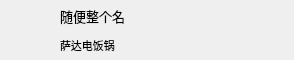
<?xml version="1.0" encoding="UTF-8"?>
<ui version="4.0">
 <class>UserItem</class>
 <widget class="QWidget" name="UserItem">
  <property name="geometry">
   <rect>
    <x>0</x>
    <y>0</y>
    <width>294</width>
    <height>60</height>
   </rect>
  </property>
  <property name="minimumSize">
   <size>
    <width>294</width>
    <height>60</height>
   </size>
  </property>
  <property name="maximumSize">
   <size>
    <width>294</width>
    <height>60</height>
   </size>
  </property>
  <property name="windowTitle">
   <string>Form</string>
  </property>
  <widget class="QPushButton" name="pb_icon">
   <property name="geometry">
    <rect>
     <x>5</x>
     <y>5</y>
     <width>50</width>
     <height>50</height>
    </rect>
   </property>
   <property name="text">
    <string/>
   </property>
   <property name="iconSize">
    <size>
     <width>50</width>
     <height>50</height>
    </size>
   </property>
   <property name="flat">
    <bool>true</bool>
   </property>
  </widget>
  <widget class="QLabel" name="lb_name">
   <property name="geometry">
    <rect>
     <x>60</x>
     <y>5</y>
     <width>241</width>
     <height>21</height>
    </rect>
   </property>
   <property name="font">
    <font>
     <family>微软雅黑</family>
     <pointsize>10</pointsize>
    </font>
   </property>
   <property name="text">
    <string>随便整个名</string>
   </property>
  </widget>
  <widget class="QLabel" name="lb_feeling">
   <property name="geometry">
    <rect>
     <x>60</x>
     <y>30</y>
     <width>251</width>
     <height>31</height>
    </rect>
   </property>
   <property name="minimumSize">
    <size>
     <width>251</width>
     <height>31</height>
    </size>
   </property>
   <property name="font">
    <font>
     <family>微软雅黑 Light</family>
     <pointsize>8</pointsize>
    </font>
   </property>
   <property name="text">
    <string>萨达电饭锅</string>
   </property>
  </widget>
  <widget class="QPushButton" name="pb_card">
   <property name="geometry">
    <rect>
     <x>0</x>
     <y>0</y>
     <width>295</width>
     <height>61</height>
    </rect>
   </property>
   <property name="text">
    <string/>
   </property>
   <property name="flat">
    <bool>true</bool>
   </property>
  </widget>
  <zorder>lb_feeling</zorder>
  <zorder>lb_name</zorder>
  <zorder>pb_card</zorder>
  <zorder>pb_icon</zorder>
 </widget>
 <resources/>
 <connections/>
</ui>
